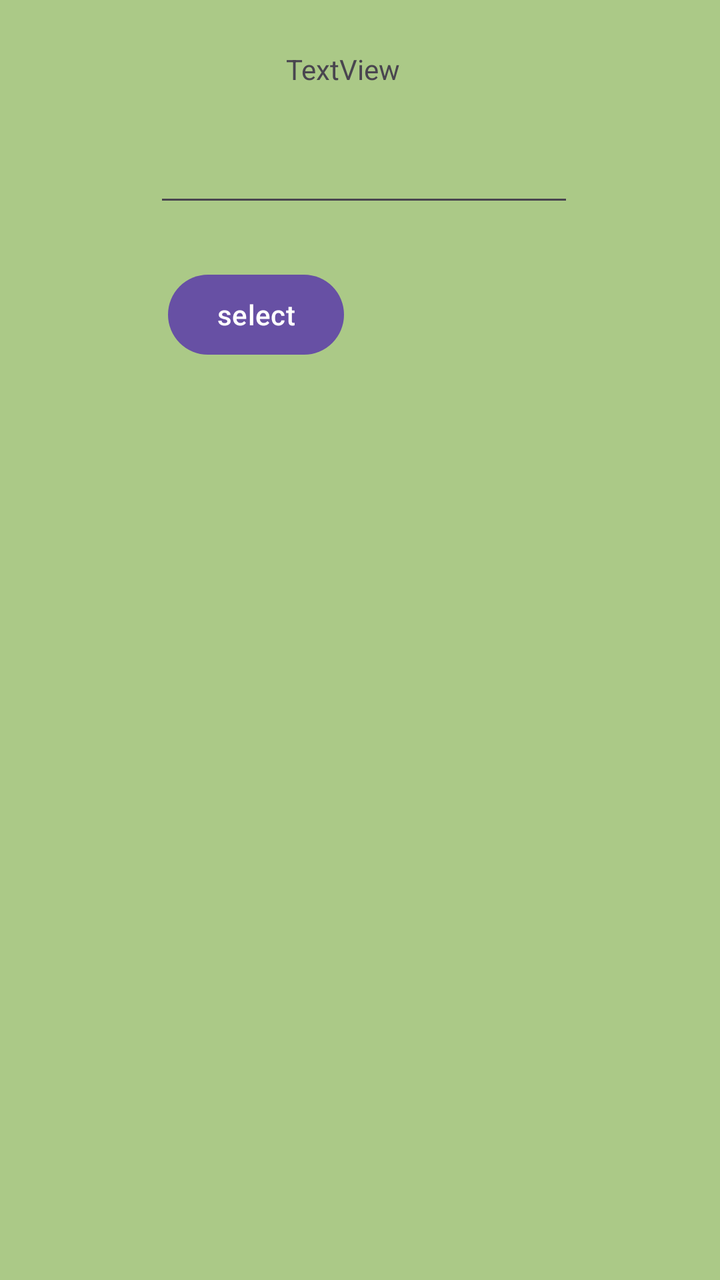
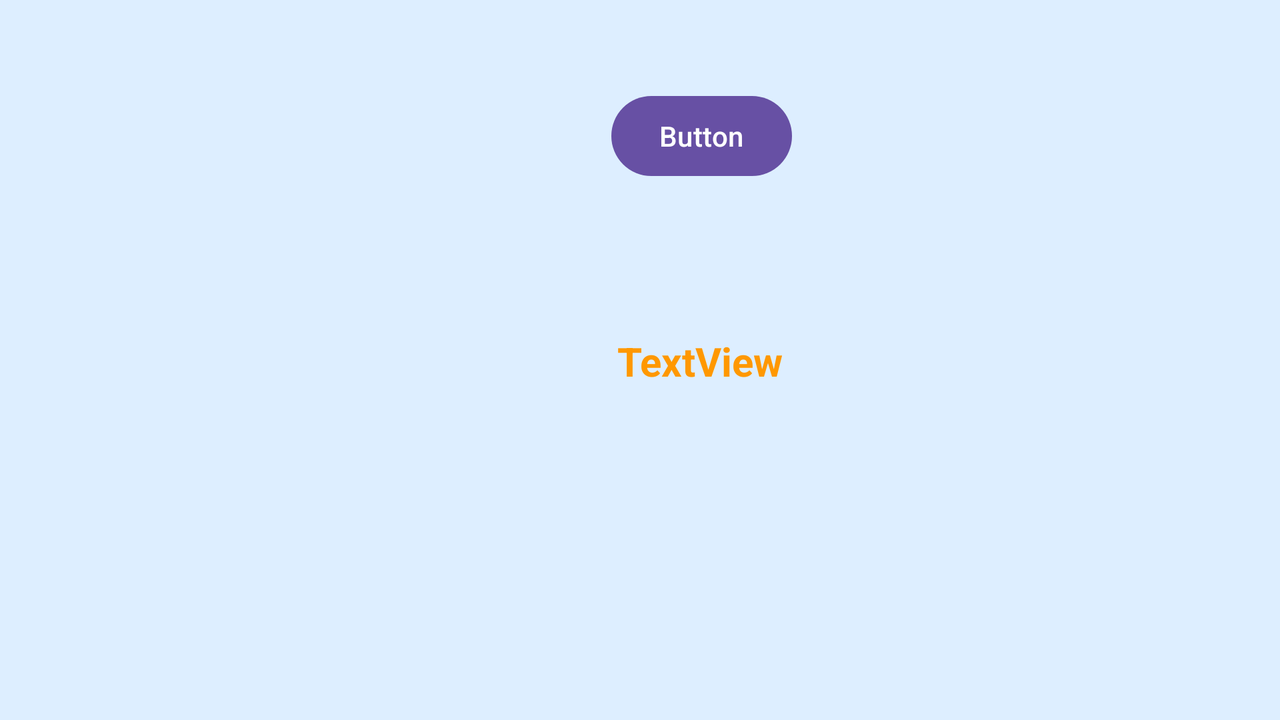

The same Android screen from two of the app's own layout files: first res/layout/ as a phone draws it, then the repository's variant for another configuration, drawn on a device whose configuration selects that folder. Both files follow.
<!-- AndroidManifest.xml: application theme Theme.Amdocsapp -->
<!-- res/layout/activity_recycler.xml -->
<?xml version="1.0" encoding="utf-8"?>
<androidx.constraintlayout.widget.ConstraintLayout xmlns:android="http://schemas.android.com/apk/res/android"
    xmlns:app="http://schemas.android.com/apk/res-auto"
    xmlns:tools="http://schemas.android.com/tools"
    android:id="@+id/main"
    android:layout_width="match_parent"
    android:layout_height="match_parent"
    android:background="#abc987"
    tools:context=".RecyclerActivity">

    <androidx.recyclerview.widget.RecyclerView
        android:id="@+id/recyclerView"
        android:layout_width="wrap_content"
        android:layout_height="match_parent"
        android:layout_marginStart="1dp"
        android:layout_marginTop="1dp"
        app:layout_constraintStart_toStartOf="parent"
        app:layout_constraintTop_toTopOf="parent" />

    <TextView
        android:id="@+id/tvData"
        android:layout_width="wrap_content"
        android:layout_height="wrap_content"
        android:layout_marginStart="143dp"
        android:layout_marginTop="25dp"
        android:text="TextView"
        app:layout_constraintStart_toStartOf="parent"
        app:layout_constraintTop_toTopOf="parent" />

    <EditText
        android:id="@+id/etContact"
        android:layout_width="wrap_content"
        android:layout_height="wrap_content"
        android:layout_marginTop="23dp"
        android:layout_marginEnd="73dp"
        android:ems="10"
        android:inputType="text"
        app:layout_constraintEnd_toEndOf="parent"
        app:layout_constraintTop_toBottomOf="@+id/tvData" />

    <Button
        android:id="@+id/btnSelect"
        android:layout_width="wrap_content"
        android:layout_height="wrap_content"
        android:layout_marginStart="7dp"
        android:layout_marginTop="25dp"
        android:text="select"
        app:layout_constraintStart_toStartOf="@+id/etContact"
        app:layout_constraintTop_toBottomOf="@+id/etContact" />
</androidx.constraintlayout.widget.ConstraintLayout>
<!-- resources referenced by this layout -->
<resources>
  <style name="Theme.Amdocsapp" parent="Base.Theme.Amdocsapp" />
  <style name="Base.Theme.Amdocsapp" parent="Theme.Material3.DayNight.NoActionBar">
          
          
      </style>
</resources>
<!-- res/layout-land/activity_recycler.xml (the repository's variant of the layout above) -->
<!-- drawn on the phone turned sideways -->
<?xml version="1.0" encoding="utf-8"?>
<androidx.constraintlayout.widget.ConstraintLayout xmlns:android="http://schemas.android.com/apk/res/android"
    xmlns:app="http://schemas.android.com/apk/res-auto"
    xmlns:tools="http://schemas.android.com/tools"
    android:id="@+id/main"
    android:layout_width="match_parent"
    android:layout_height="match_parent"
    android:background="#def"
    tools:context=".RecyclerActivity">

    <androidx.recyclerview.widget.RecyclerView
        android:id="@+id/recyclerView"
        android:layout_width="wrap_content"
        android:layout_height="match_parent"
        android:layout_marginStart="1dp"
        android:layout_marginTop="1dp"
        app:layout_constraintStart_toStartOf="parent"
        app:layout_constraintTop_toTopOf="parent" />

    <Button
        android:id="@+id/btnDemo"
        android:layout_width="@dimen/btnWidth"
        android:layout_height="wrap_content"
        android:layout_marginTop="44dp"
        android:layout_marginEnd="244dp"
        android:text="Button"
        app:layout_constraintEnd_toEndOf="parent"
        app:layout_constraintTop_toTopOf="parent" />

    <TextView
        android:id="@+id/textView3"
        style="@style/mytextStyle"
        android:layout_width="wrap_content"
        android:layout_height="wrap_content"
        android:layout_marginStart="3dp"
        android:layout_marginTop="75dp"
        android:text="TextView"
        app:layout_constraintStart_toStartOf="@+id/btnDemo"
        app:layout_constraintTop_toBottomOf="@+id/btnDemo" />
</androidx.constraintlayout.widget.ConstraintLayout>
<!-- resources referenced by the variant -->
<!-- as the phone turned sideways resolves them -->
<resources>
  <style name="mytextStyle">
          <item name="android:textColor">#FF9800</item>
          <item name="android:textSize">20sp</item>
          <item name="android:textStyle">bold</item>
      </style>
  <style name="Theme.Amdocsapp" parent="Base.Theme.Amdocsapp" />
  <style name="Base.Theme.Amdocsapp" parent="Theme.Material3.DayNight.NoActionBar">
          
          
      </style>
</resources>
